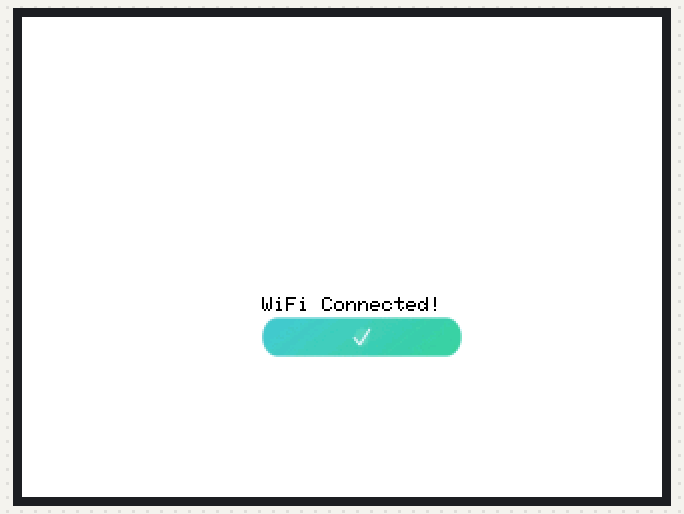
A sketch run on a simulated ESP32. On the bench: 320×240 colour display. WiFi joins after 1.5 s; servers stay silent unless stated; the local clock reads 2024-03-15 10:24:30 at power-on unless the sketch sets it; what the sketch prints to the serial monitor is not drawn.

Above: at 4.0 s.
At 5.17 s:
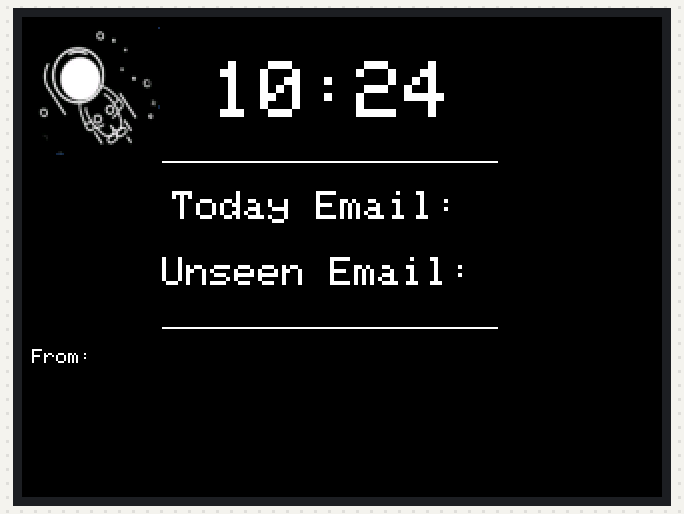
At 5.67 s:
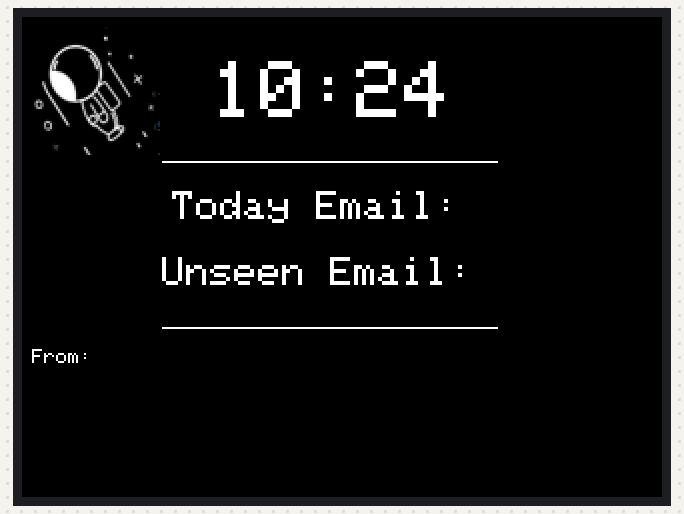
At 6.34 s:
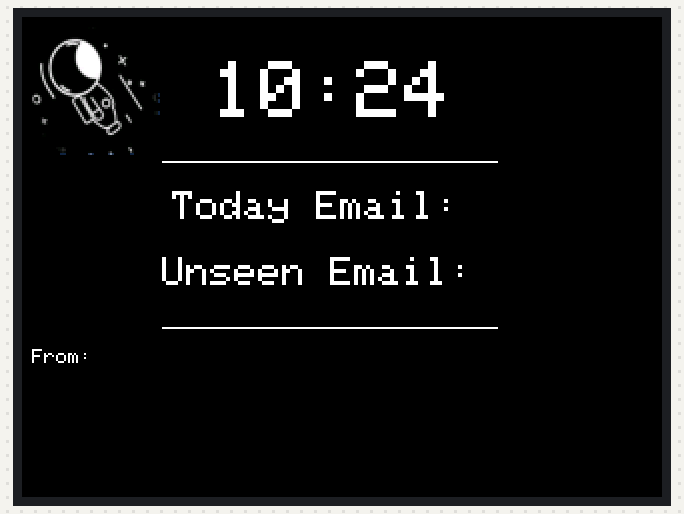
At 23.07 s:
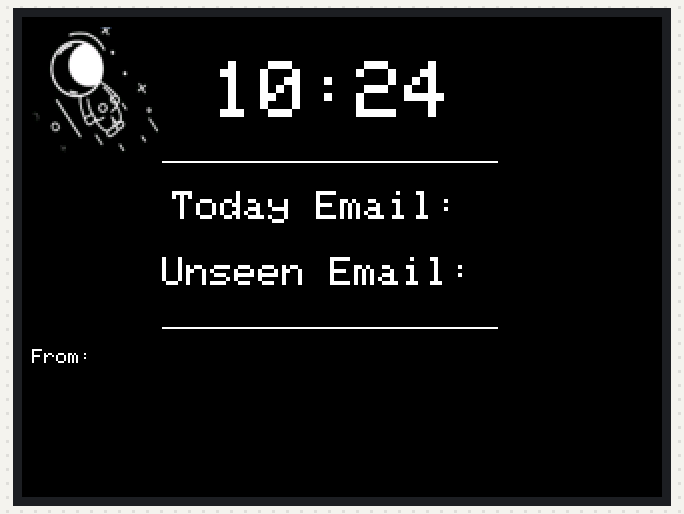
At 39.79 s:
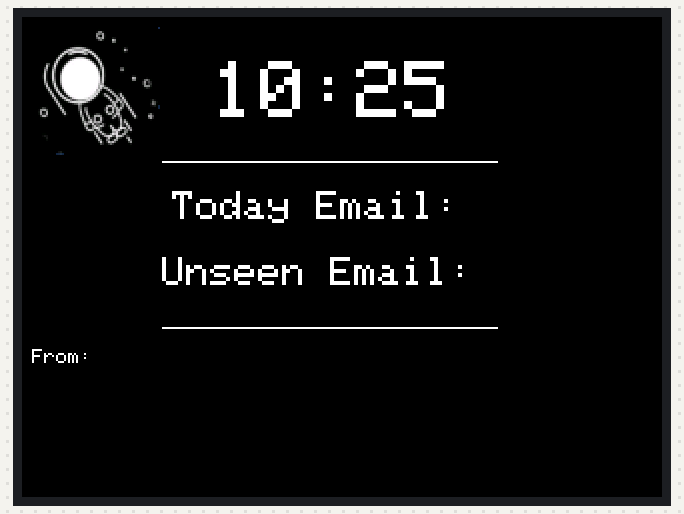

Measured:
- what the display in image 0 shows lasts 1.1 s, from 4.0 s to 5.1 s

The sketch:

EmailGetter.ino
```cpp
#include <TFT_eSPI.h>
#include <WiFi.h>
#include "time.h"
#include <HTTPClient.h>
#include "./res/Connect.h"
#include "./res/As.h"
#include "./res/MyFont.h"  // 自制字体模板库
#include <ArduinoJson.h>  //Json库

const char* ssid       = "mrw";
const char* password   = "88888888";
uint32_t targetTime = 0;
const char* ntpServer = "pool.ntp.org";
const long  gmtOffset_sec = 8*1800;
const int   daylightOffset_sec = 8*1800;
int tm_Hour,tm_Minute,monthDay,tm_Month;


int led = 2;
String From,TodayEmail,UnseenEmail,Title;

TFT_eSPI tft = TFT_eSPI();  //设定屏幕
void setTime(){
   struct tm timeinfo;
  if(!getLocalTime(&timeinfo)){
    Serial.println("Failed to obtain time");
    configTime(gmtOffset_sec, daylightOffset_sec, ntpServer);//初始化时间
    return;
  }
   tm_Hour = timeinfo.tm_hour;
   tm_Minute = timeinfo.tm_min;

  }

void ConnectToWifi()
{
 while(WiFi.status() != WL_CONNECTED){//自动重连
    int i = 0;
    WiFi.begin(ssid, password);              // 连接网络
    while (WiFi.status() != WL_CONNECTED)    //等待wifi连接
    {
      tft.pushImage(120, 150, 100, 20, ConnectWifi[i]);//循环播放动画
      i++;
      if(i > 5){
        WiFi.mode(WIFI_OFF);
        Serial.print("WIFI OFF");
        break;
        }
      delay(400);
      Serial.print(".");
    }
    }

    Serial.println("WiFi connected");        //连接成功
    Serial.print("IP address: ");            //打印IP地址
    Serial.println(WiFi.localIP());
    tft.fillScreen(TFT_WHITE);
    tft.pushImage(120, 150, 100, 20, ConnectWifi[5]);//调用图片数据
    tft.setCursor(120, 140, 1);           //设置文字开始坐标(15,30)及1号字体
    tft.setTextSize(1);
    tft.println("WiFi Connected!");
    delay(200);
}

int httpcount = 0;
void sendData(){
    //http
  while(true){
  String httpString;
  HTTPClient httpClient;
  httpClient.begin("http://x.x.x.x:8888/mail/");
  //httpClient.begin("http://192.168.147.240:8888/mail/");
  int httpCode = httpClient.GET();
  if (httpCode > 0) {
    if (httpCode == HTTP_CODE_OK) {

        httpString = httpClient.getString();
        Serial.println(httpString);
        //////////////////

    StaticJsonBuffer<256> jsonBuffer;

    JsonObject& root = jsonBuffer.parseObject(httpString);
//    deserializeJson(doc, httpString);

    From = root["From"].as<String>(); // 59
    Serial.println("From:" +From);
    TodayEmail = root["TodayEmailCount"].as<String>();
    Serial.println("TodayEmailCount:" +TodayEmail);
    UnseenEmail = root["UnseenEmailCount"].as<String>(); // 59
    Serial.println("UnseenEmailCount:" +UnseenEmail);
    Title = root["Title"].as<String>();
    Serial.println("Title:" +From);
        /////////////////
    return;
  }
  }
  else{

    httpcount++;
    Serial.print(httpcount);
    }
      httpClient.end();

      if(httpcount>3){
        httpcount = 0;
        targetTime -=28*60*1000; //两分钟后再次刷新
        return;
      }

    }
  }

void setup()
{
  targetTime = millis() + 30*60*1000;
  tft.setRotation(3);
  Serial.begin(115200);
  tft.init();                         //初始化显示寄存器
  tft.fillScreen(TFT_WHITE);          //屏幕颜色
  tft.setTextColor(TFT_BLACK);        //设置字体颜色黑色
  tft.setCursor(120, 140, 1);           //设置文字开始坐标(15,30)及1号字体
  tft.println("WiFi Connecting...");
  tft.setSwapBytes(true);             //使图片颜色由RGB->BGR
  for (int j = 0; j < 5; j++)
    {
        tft.pushImage(120, 150, 100, 20, ConnectWifi[j]);   //调用图片数据
        delay(400);
    }
  ConnectToWifi();                         // Wifi连接

  configTime(gmtOffset_sec, daylightOffset_sec, ntpServer);//初始化时间

  sendData();

  tft.fillScreen(TFT_BLACK);
  showEmail();
  }

void showtext(int16_t x,int16_t y,uint8_t font,uint8_t s,uint16_t fg,uint16_t bg,const String str)
{
  //设置文本显示坐标，和文本的字体，默认以左上角为参考点，
    tft.setCursor(x, y, font);
  // 设置文本颜色为白色，文本背景黑色
    tft.setTextColor(fg,bg);
  //设置文本大小，文本大小的范围是1-7的整数
    tft.setTextSize(s);
  // 设置显示的文字，注意这里有个换行符 \n 产生的效果
    tft.println(str);
}
bool a = true;
void showEmail(){

    tft.drawFastHLine(70, 72, 168, tft.alphaBlend(0, TFT_BLACK,  TFT_WHITE));
    showtext(75,87,1,2,TFT_WHITE,TFT_BLACK,"Today Email:"+TodayEmail);
    showtext(70,120,1,2,TFT_WHITE,TFT_BLACK,"Unseen Email:"+UnseenEmail);
    tft.drawFastHLine(70, 155, 168, tft.alphaBlend(0, TFT_BLACK,  TFT_WHITE));
        if(a){
      tft.fillRect(0,175,320,65,TFT_BLACK);//局部刷新屏幕,自己瞎想的
      a = !a;
      }

      if(*const_cast<char *>(UnseenEmail.c_str()) == '0'){

        showtext(75,180,1,3,TFT_WHITE,TFT_BLACK,"Nice Day!");
        }
       else{

        showtext(5,166,1,1,TFT_WHITE,TFT_BLACK,"From:");
        Serial.println(From);
        showtext(5,180,1,2,TFT_WHITE,TFT_BLACK,From);
        Serial.println(Title);
        showtext(5,200,1,1,TFT_WHITE,TFT_BLACK,Title);
        }

    //int32_t x, int32_t y, int32_t w, int32_t h, uint32_t color

  }
int img_count = 0;
int time_count = 0;
void show(uint16_t fg,uint16_t bg,const uint16_t* image[])
{

    //tft.fillRect(10, 55,  64, 64, bg);

    tft.setSwapBytes(true);             //使图片颜色由RGB->BGR

    setTime();                          //更新本地时间
    String currentTime, hour, minute;
    if (tm_Hour < 10)
      hour = "0" + String(tm_Hour);
    else
      hour = String(tm_Hour);
    if (tm_Minute < 10)
      minute = "0" + String(tm_Minute);
    else
      minute = String(tm_Minute);
    currentTime = hour + ":" + minute;

    tft.pushImage(5, 5,  64, 64, image[img_count]);
    showtext(95,22,1,4,fg,bg,currentTime);
    //showEmail();

    delay(100);
    img_count++;
    time_count++;
    if(img_count>8){img_count=0;}


}

void loop()
{
  show(TFT_WHITE,TFT_BLACK,Astronaut);
  if (targetTime < millis()){
    targetTime += 30*60*1000;//半个小时请求一次邮件信息

    sendData();
    showEmail();
    }

 // count++;
//  show_time(TFT_WHITE, TFT_BLACK, Astronaut, currentTime, currentDate, tm_Year, week); // 显示时间界面
  delay(50);
}
```

Source omitted: As.h (data table, 338857 bytes), Connect.h (data table, 110379 bytes), MyFont.h (data table, 6434 bytes)
